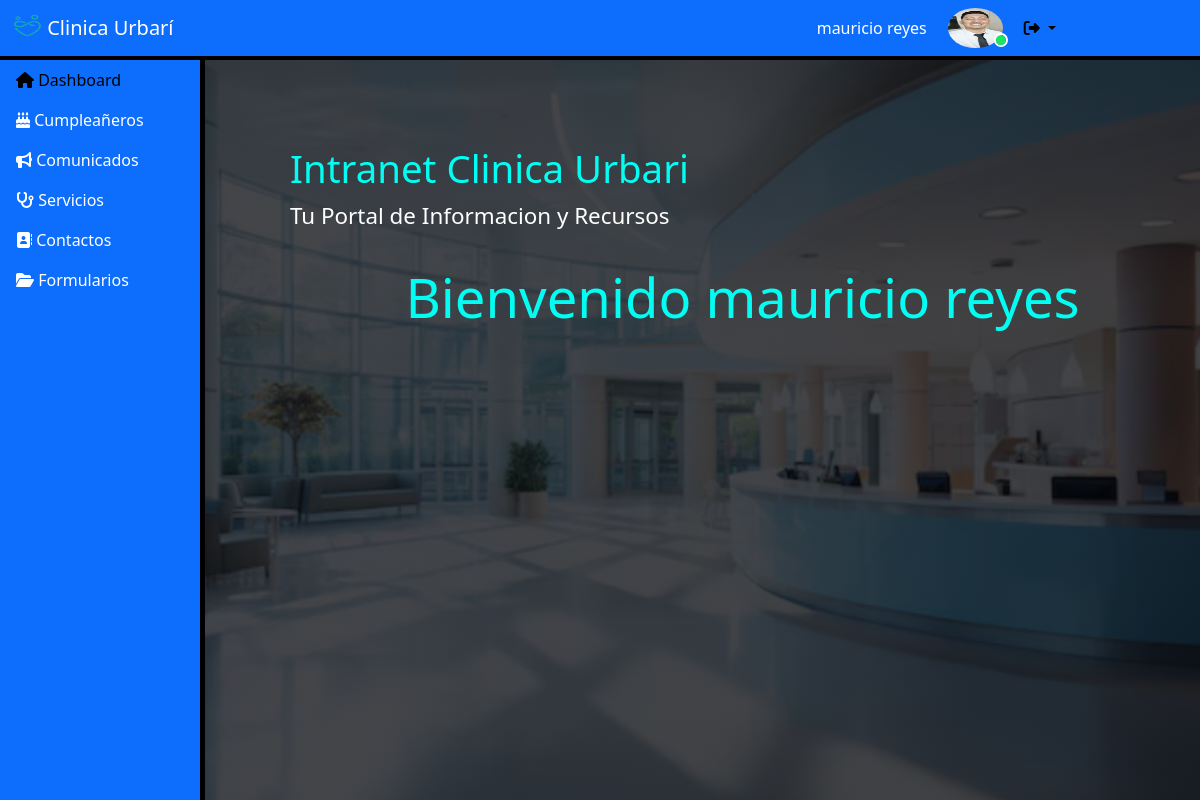
/admin_page.php (signed in), run on the app's committed database.
### tables this page shows
CREATE TABLE `users` (
  `id` int(100) NOT NULL,
  `name` varchar(100) NOT NULL,
  `email` varchar(100) NOT NULL,
  `password` varchar(100) NOT NULL,
  `user_type` varchar(20) NOT NULL DEFAULT 'user',
  `image` varchar(100) NOT NULL
);

### header.php (shortened to what this page needs)
<?php
include 'config.php';
$admin_id = $_SESSION['admin_id'];
?>
<!DOCTYPE html>
<html lang="es">
<head>
   <link rel="stylesheet" href="styles.css">
   <link rel="stylesheet" href="//cdn.datatables.net/2.2.1/css/dataTables.dataTables.min.css">
   <link href="https://cdn.jsdelivr.net/npm/bootstrap@5.0.2/dist/css/bootstrap.min.css" rel="stylesheet">
</head>
<body>
      <section class="contenedor">
        <section class="contenedor-intranet">
        <?php
         $select_profile = $pdo->prepare("SELECT * FROM `users` WHERE id = ? ");
         $select_profile->execute([$admin_id]);
         $fetch_profile = $select_profile->fetch(PDO::FETCH_ASSOC);
        ?>
            <div class="seccion header-contenedor">
                <nav class="navbar navbar-expand-lg navbar-dark bg-primary">
                  <div class="container-fluid">
                    <a class="navbar-brand" href="#">
                      <img src="./img/logo.png" alt="" width="30" height="24" class="d-inline-block align-text-top">
                      Clinica Urbarí
                    </a>
                    <ul class="nav justify-content-end">
                        <li class="nav-item">
                          <a class="nav-link titulo"><?= $fetch_profile['name']; ?></a>
                        </li>
                        <li class="nav-item">
                          <div class="img-contenedor">
                            <img src="uploaded_img/<?= $fetch_profile['image']; ?>" alt="">
                            <div class="circulo-live"><i class="fa-solid fa-circle punto"></i></div>
                          </div>
                        </li>
                        <li class="nav-item dropdown">
                          <a class="nav-link dropdown-toggle danger" href="#" id="navbarDropdownMenuLink" role="button" data-bs-toggle="dropdown" aria-expanded="false">
                            <i class="fa-solid fa-right-from-bracket"></i>
                          </a>
                        </li>
                    </ul>
                  </div>
                </nav>
            </div>
             <div class="seccion navbar-contenedor navbar-dark bg-primary">

### item1.php
<?php
         $select_profile = $pdo->prepare("SELECT * FROM `users` WHERE id = ? ");
         $select_profile->execute([$admin_id]);
         $fetch_profile = $select_profile->fetch(PDO::FETCH_ASSOC);
      ?>
<div class='dashboard-contenido'>
    <div class="contenido">
        <h2 style="color: rgb(0, 255, 242); font-size: 2.4rem;">Intranet Clinica Urbari</h2>
        <p style="font-size: 1.4rem;">Tu Portal de Informacion y Recursos</p>
        <a style="color: rgb(0, 255, 242); font-size: 3.4rem; text-align: center;" class="nav-link active">Bienvenido <?= $fetch_profile['name']; ?></a>
    </div>
</div>

### styles.css (style rules this page uses)
* { padding: 0; margin: 0; box-sizing: content-box; }
.contenedor { background-color: rgb(0, 0, 0); width: 100%; height: 100%; display: grid; position: absolute; grid-column: 1/-1; grid-row: 1/-1; margin-right: 0; right: 0; left: 0; }
.contenedor-intranet { width: 100%; height: 100%; display: grid; grid-template-columns: 200px 1fr; grid-template-rows: 55px 1fr; grid-gap: 5px; }
.contenedor-intranet .seccion { background-color: rgb(255, 255, 255); }
.header-contenedor { grid-column: 1/-1; }
.header-contenedor .nav { margin-right: 14.5vh; }
.nav li .titulo { color: white; }
.nav li .img-contenedor { width: 65px; height: 40px; max-width: 65px; max-height: 40px; position: relative; padding-left: 5px; padding-right: 5px; }
.nav li .img-contenedor img { width: 100%; height: 100%; object-fit: fill; border-radius: 50%; }
.nav li .img-contenedor .circulo-live { position: absolute; bottom: 0; color: rgb(34, 226, 101); right: 0; font-size: 10px; padding: 0; margin: 0; }
.nav li .img-contenedor .circulo-live .punto { border: 2px solid white; padding: 0; margin: 0; border-radius: 50%; height: auto; right: 0; }
.nav li a { text-decoration: none; color: black; }
.dashboard-contenido { background-image: linear-gradient(rgba(5, 7, 12, 0.75), rgba(5, 7, 12, 0.75)), url(./img/fondoclinica.png); background-size: cover; background-repeat: no-repeat; background-position: center; grid-column: 1/-1; display: grid; position: absolute; grid-row: 1/-1; width: 100%; height: 100%; padding: 5px; }
.dashboard-contenido .contenido { color: white; padding-top: 10vh; padding-left: 10vh; }

### data on the page
users: name "mauricio reyes", image (picture)
